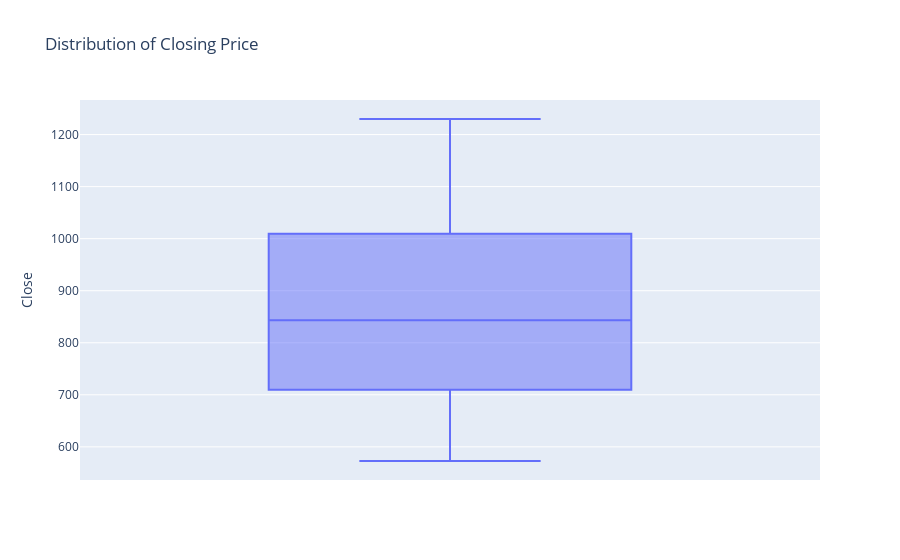

Notebook source saved alongside this figure:
### Code cell
px.box(df, y='Close', title = 'Distribution of Closing Price')

### Figure 1 — Plotly figure (JSON) as saved in the notebook; plotly's stock layout.template omitted (floating-point values rounded to 4 significant figures; data arrays with more than 128 entries replaced by an {"elided": "..."} marker saying what was removed)
{"data": [{"alignmentgroup": "True", "hovertemplate": "Close=%{y}<extra></extra>", "legendgroup": "", "marker": {"color": "#636efa"}, "name": "", "notched": false, "offsetgroup": "", "orientation": "v", "showlegend": false, "type": "box", "x0": " ", "xaxis": "x", "y": {"elided": "253 float values"}, "y0": " ", "yaxis": "y"}], "layout": {"boxmode": "group", "legend": {"tracegroupgap": 0}, "title": {"text": "Distribution of Closing Price"}, "xaxis": {"anchor": "y", "domain": [0, 1]}, "yaxis": {"anchor": "x", "domain": [0, 1], "title": {"text": "Close"}}}}
